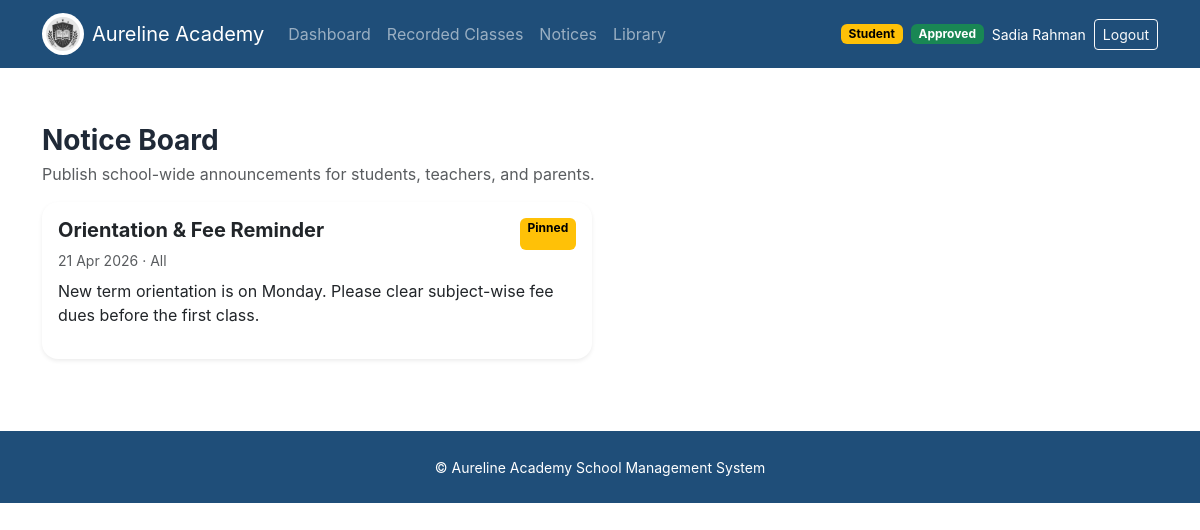
Screenshot of /communication/ (signed in) with the database file from the repository.
### app/models.py (models this page shows, shortened)
class TimestampMixin:
    created_at = db.Column(db.DateTime, default=datetime.utcnow, nullable=False)
    updated_at = db.Column(db.DateTime, default=datetime.utcnow, onupdate=datetime.utcnow, nullable=False)

class User(UserMixin, TimestampMixin, db.Model):
    id = db.Column(db.Integer, primary_key=True)
    full_name = db.Column(db.String(120), nullable=False)
    email = db.Column(db.String(120), unique=True, nullable=False, index=True)
    password_hash = db.Column(db.String(255), nullable=False)
    role = db.Column(db.String(20), nullable=False, index=True)
    phone = db.Column(db.String(20))
    is_active = db.Column(db.Boolean, default=True, nullable=False)
    approval_status = db.Column(db.String(20), default="approved", nullable=False, index=True)
    registration_source = db.Column(db.String(20), default="admin_created", nullable=False)
    approved_at = db.Column(db.DateTime)
    approved_by_user_id = db.Column(db.Integer, db.ForeignKey("user.id"))
    approved_by = db.relationship("User", remote_side=[id], backref="approved_users")
    student_profile = db.relationship("StudentProfile", back_populates="user", uselist=False, cascade="all, delete-orphan")
    teacher_profile = db.relationship("TeacherProfile", back_populates="user", uselist=False, cascade="all, delete-orphan")
    submitted_course_requests = db.relationship("CourseRequest", foreign_keys="CourseRequest.requester_user_id", back_populates="requester")
    reviewed_course_requests = db.relationship("CourseRequest", foreign_keys="CourseRequest.reviewed_by_user_id", back_populates="reviewed_by")
    def get_role_badge(self):
        return self.role.title()
    def get_status_badge(self):
        return self.approval_status.title()

class Notice(TimestampMixin, db.Model):
    id = db.Column(db.Integer, primary_key=True)
    title = db.Column(db.String(150), nullable=False)
    audience = db.Column(db.String(30), default="all", nullable=False)
    message = db.Column(db.Text, nullable=False)
    published_on = db.Column(db.Date, nullable=False)
    is_pinned = db.Column(db.Boolean, default=False, nullable=False)

### app/communication/routes.py (the view)
@communication_bp.route("/")
@login_required
@roles_required("admin", "teacher", "student", "parent")
def notices():
    notices = Notice.query.order_by(Notice.is_pinned.desc(), Notice.published_on.desc(), Notice.id.desc()).all()
    return render_template("communication/list.html", notices=notices)

### app/models.py (called while the page is built)
@login_manager.user_loader
def load_user(user_id):
    return db.session.get(User, int(user_id))

### app/templates/communication/list.html (shortened to what this page needs)
{% extends 'base.html' %}
{% block content %}
<section class="py-4"><div class="container"><div class="d-flex justify-content-between align-items-center flex-wrap gap-3 mb-3"><div><h1 class="h3 fw-bold mb-1">Notice Board</h1><p class="text-muted mb-0">Publish school-wide announcements for students, teachers, and parents.</p></div></div><div class="row g-3">{% for notice in notices %}<div class="col-lg-6"><div class="card border-0 shadow-sm rounded-4 h-100"><div class="card-body"><div class="d-flex justify-content-between gap-2"><h2 class="h5 fw-bold">{{ notice.title }}</h2>{% if notice.is_pinned %}<span class="badge text-bg-warning">Pinned</span>{% endif %}</div><div class="small text-muted mb-2">{{ notice.published_on.strftime('%d %b %Y') }} · {{ notice.audience|title }}</div><p>{{ notice.message }}</p></div></div></div>{% else %}<div class="col-12"><div class="card border-0 shadow-sm rounded-4"><div class="card-body text-muted text-center py-4">No notices found.</div></div></div>{% endfor %}</div></div></section>
{% endblock %}

### app/templates/base.html (shortened to what this page needs)
<!doctype html>
<html lang="en">
<head>
  <link rel="stylesheet" href="https://cdn.jsdelivr.net/npm/bootstrap@5.3.3/dist/css/bootstrap.min.css">
  <link rel="stylesheet" href="{{ url_for('static', filename='css/style.css') }}">
</head>
<body>
<nav class="navbar navbar-expand-lg navbar-dark aureline-nav sticky-top">
  <div class="container">
    <a class="navbar-brand d-flex align-items-center gap-2" href="{{ url_for('main.index') }}">
      <img src="{{ url_for('static', filename='img/aureline-logo.png') }}" alt="Aureline Academy" width="42" height="42" class="rounded-circle bg-white p-1">
      <span>Aureline Academy</span>
    </a>
    <div class="collapse navbar-collapse" id="mainNav">
      {% if current_user.is_authenticated %}
      <ul class="navbar-nav me-auto mb-2 mb-lg-0">
        <li class="nav-item"><a class="nav-link" href="{{ url_for('dashboard.home') }}">Dashboard</a></li>
        {% if current_user.role == 'student' %}
        <li class="nav-item"><a class="nav-link" href="{{ url_for('integrations.recordings_library') }}">Recorded Classes</a></li>
        <li class="nav-item"><a class="nav-link" href="{{ url_for('communication.notices') }}">Notices</a></li>
        <li class="nav-item"><a class="nav-link" href="{{ url_for('library.catalog') }}">Library</a></li>
        {% endif %}
      </ul>
      <div class="d-flex align-items-center gap-2">
        <span class="badge text-bg-warning">{{ current_user.get_role_badge() }}</span>
        <span class="badge {% if current_user.approval_status == 'approved' %}text-bg-success{% else %}text-bg-secondary{% endif %}">{{ current_user.get_status_badge() }}</span>
        <span class="text-white small">{{ current_user.full_name }}</span>
        <a class="btn btn-outline-light btn-sm" href="{{ url_for('auth.logout') }}">Logout</a>
      </div>
      {% else %}
      <div class="ms-auto d-flex gap-2">
        <a class="btn btn-outline-light btn-sm" href="{{ url_for('auth.login') }}">Login</a>
        <a class="btn btn-warning btn-sm" href="{{ url_for('auth.register') }}">Student Register</a>
      </div>
      {% endif %}
    </div>
  </div>
</nav>
<main>
  <div class="container py-3">
  </div>
  {% block content %}{% endblock %}
</main>
<footer class="py-4 text-center text-white aureline-footer mt-5">
  <small>© Aureline Academy School Management System</small>
</footer>
</body>
</html>

### app/static/css/style.css (style rules this page uses)
:root { --aureline-primary: #1f4e79; --aureline-secondary: #f4b400; --aureline-bg: #f6f9fc; --aureline-text: #1f2937; }
body { font-family: Inter, "Segoe UI", sans-serif; color: var(--aureline-text); background: #ffffff; }
.aureline-nav, .aureline-footer { background: var(--aureline-primary); }
.card { overflow: hidden; }

### rows the page displays
User: get_role_badge "Student", get_status_badge "Approved", full_name "Sadia Rahman"
Notice: title "Orientation & Fee Reminder", is_pinned "Pinned", published_on "21 Apr 2026", audience "All", message "New term orientation is on Monday. Please clear subject-wise fee dues before the first class."
